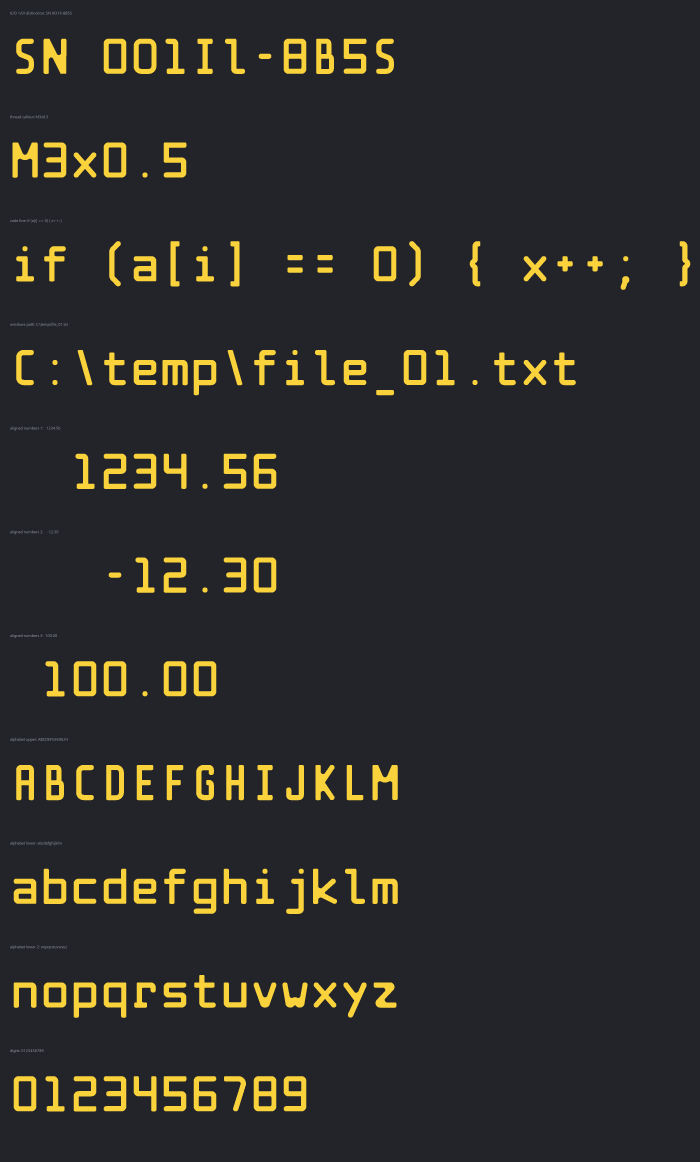
#> input picture review/frodo-r6/mono_samples.png, 2800 x 4645 px (shown at 1/4 size)
$ python crop4.py
#> lines starting #> are read from the running program, lines starting #| are printed output that depends on the picture
import sys
from pathlib import Path; sys.stdout.reconfigure(encoding="utf-8"); sys.path.insert(0, str(Path(__file__).resolve().parents[2]))
from PIL import Image
im = Image.open(str(Path(__file__).resolve().parents[2] / "review/frodo-r6/mono_samples.png"))
#> im is the input picture: PIL image 2800x4645 RGB; mean R, G, B 44.7, 44.6, 42.9
print(im.size)
#| (2800, 4645)
# rows: aligned numbers 1/2/3 around y ~1700-2650 based on original 2800x4645 image, row pitch ~ (12*28+8)*10+... let's just crop generously
im.crop((0, 1650, 1300, 2650)).save(str(Path(__file__).resolve().parents[2] / "review/frodo-r6/crop_numbers.png"))
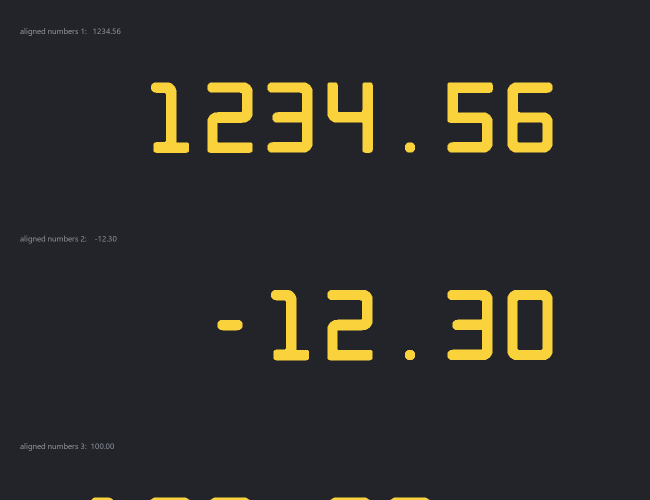
#> saved as crop_numbers.png: PIL image 1300x1000 RGB (shown at 1/2 size); mean R, G, B 45.3, 45.2, 43.1
im.crop((0, 400, 2600, 780)).save(str(Path(__file__).resolve().parents[2] / "review/frodo-r6/crop_code.png"))
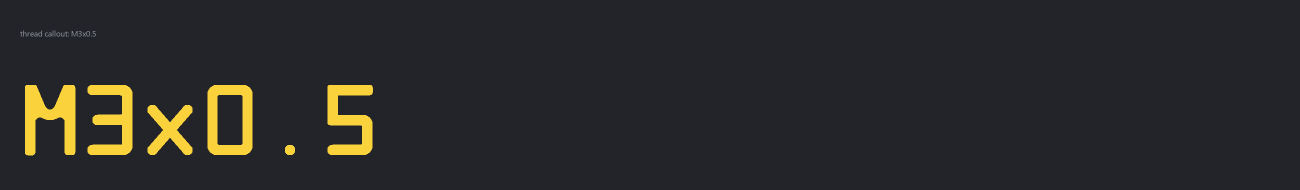
#> saved as crop_code.png: PIL image 2600x380 RGB (shown at 1/2 size); mean R, G, B 41.6, 42.1, 42.7
im.crop((0, 1150, 2400, 1600)).save(str(Path(__file__).resolve().parents[2] / "review/frodo-r6/crop_path.png"))
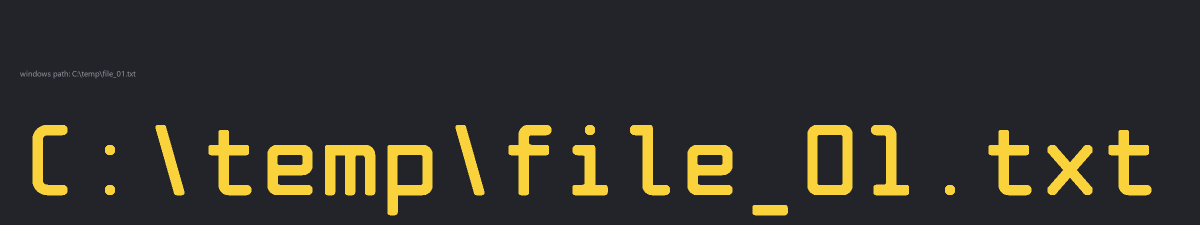
#> saved as crop_path.png: PIL image 2400x450 RGB (shown at 1/2 size); mean R, G, B 50.8, 49.5, 43.5
